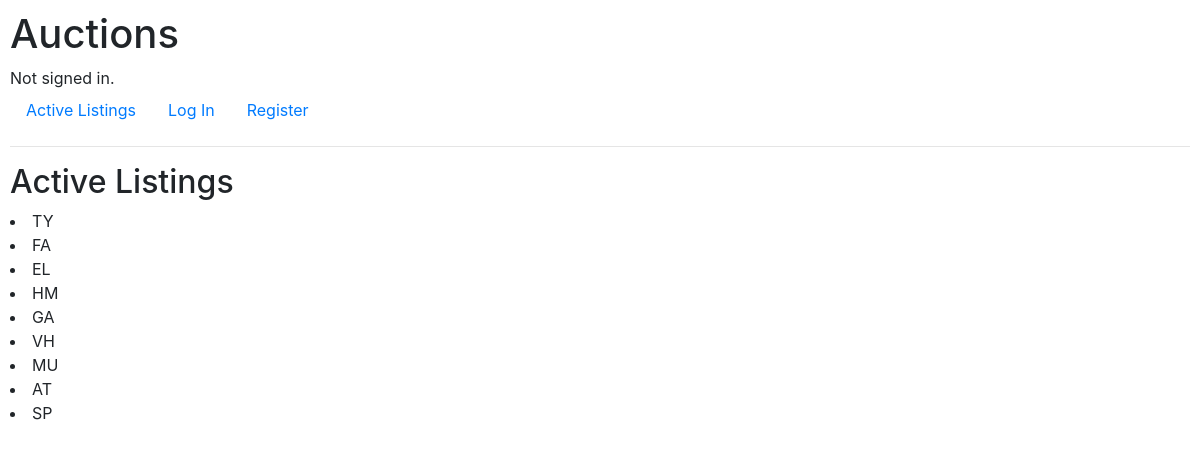
The page /categories on the database its author committed.
### auctions/models.py (models this page shows, shortened)
class Category(models.Model):
    FASHION = 'FA'
    TOYS = 'TY'
    ELECTRONICS = 'EL'
    HOME = 'HM'
    GARDEN = 'GA'
    VEHICLES = 'VH'
    MUSIC = 'MU'
    ART = 'AT'
    SPORTS = 'SP'
    CATEGORY_CHOICES = [
        (FASHION, "Fashion"),
        (TOYS, "Toys"),
        (ELECTRONICS, "Electronics"),
        (HOME, "Home"),
        (GARDEN, "Garden"),
        (VEHICLES, "Vehicles"),
        (MUSIC, "Music"),
        (ART, "Art"),
        (SPORTS, "Sports")
    ]
    category = models.CharField(
        max_length=2,
        choices=CATEGORY_CHOICES,
        default= FASHION,
        null = True
    )

### auctions/views.py (the view)
# urls.py: path("categories", views.categories, name="categories"),
def categories(request):
    return render(request, "auctions/categories.html", {
        "categories": Category.objects.all()
    })

### auctions/templates/auctions/categories.html
{% extends "auctions/layout.html" %}
{% block body %}
    <h2>Active Listings</h2>
    {% for category in categories %}
    <li>
        {{category.category}}
    </li>
    {% endfor %}
{% endblock %}

### auctions/static/auctions/styles.css (style rules this page uses)
body { padding: 10px; }

### rows shown on the page
Category: category "TY"
Category: category "FA"
Category: category "EL"
Category: category "HM"
Category: category "GA"
Category: category "VH"
Category: category "MU"
Category: category "AT"
Category: category "SP"
